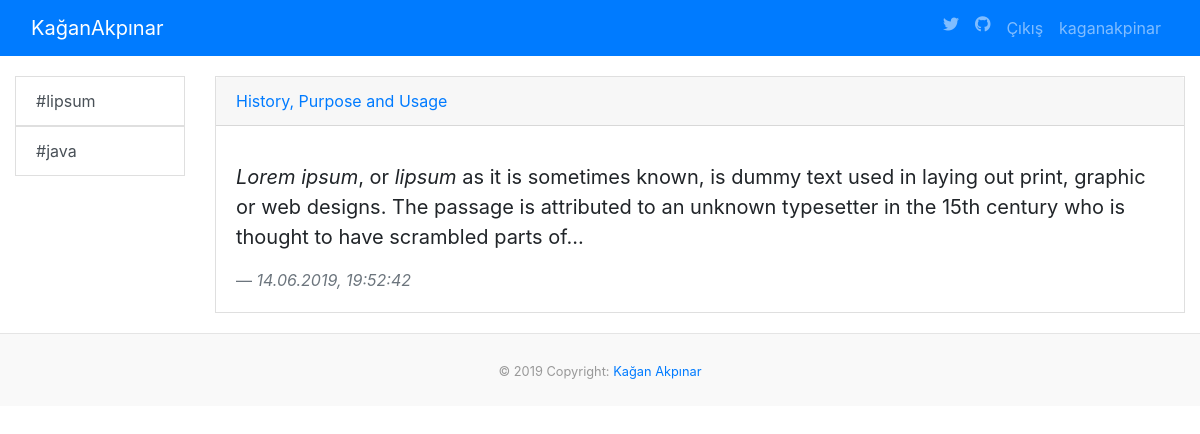
/categories/lipsum (signed in), run on the app's committed database.
### blog.py (models this page shows, shortened)
class Category(db.Model):
    __tablename__ = "category"
    id = db.Column(db.Integer, primary_key=True)
    name = db.Column(db.String(50), nullable=False)

class Post(db.Model):
    __tablename__ = "post"
    id = db.Column(db.Integer, primary_key=True)
    title = db.Column(db.String(), nullable=False)
    content = db.Column(db.Text(), nullable=False)
    date = db.Column(db.String(), nullable=False, default=time.strftime('%d.%m.%Y'))
    author = db.Column(db.String(), nullable=False)
    category_id = db.Column(db.Integer, db.ForeignKey('category.id'), nullable=False)
    category = db.relationship('Category', backref=db.backref('posts', lazy=True)   )

### blog.py (the view)
@app.route("/categories/<string:name>")
def categories(name):
    category = Category.query.all()
    post = Post.query.all()
    return render_template("categories.html", post=post, category=category, name=name)

### templates/categories.html (shortened to what this page needs)
{% extends "layout.html" %}
{% block body %}
<div class="row">
<div class="col-md-2">
  {% include "sidebar.html" %}
</div>
<div class="col-md-10">
  {% for post in post %}
  {% if post.category.name == name %}
  <div class="card" style="border-radius:0px; margin-bottom:20px">
    <a href="/post/{{ post.id }}" class="card-header">{{ post.title}}</a>
    <div class="card-body">
      <blockquote class="blockquote mb-0">
        <p>{{ post.content|truncate|safe }}</p>
        <footer class="blockquote-footer"><cite title="Source Title">{{ post.date }}</cite></footer>
      </blockquote>
    </div>
  </div>
  {% endif %}
  {% endfor %}
</div>
</div>
{% endblock %}

### templates/sidebar.html
{% for category in category %}
<ul class="list-group">
  <a href="/categories/{{category.name}}" class="list-group-item list-group-item-action"  style="border-radius:0px">
    #{{ category.name }}
  </a>
</ul>
{% endfor %}

### data on the page
Category: name "lipsum"
Category: name "java"
Post: title "History, Purpose and Usage", content "Lorem ipsum , or lipsum as it is sometimes known, is dummy text used in laying out print, graphic or web designs. The passage is attributed to an unknown typesetter in the 15th century who is thought to have scrambled parts of...", date "14.06.2019, 19:52:42"

### other printed values
{{ session["username"] }} "kaganakpinar"
